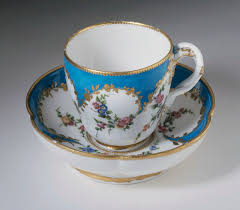
#> input picture dataset/cup.jpg, 240 x 210 px, found by its file name
$ jupyter execute pixel_processing.ipynb
#> lines starting #> are read from the running program, lines starting #| are printed output that depends on the picture; after the words box and inside, x2 and y2 are one past the last pixel; in counts of white or black regions, pixels touching at a corner belong together
## Point Processing of Image

[cell 1]
import cv2
import numpy as np
import matplotlib.pyplot as plt

img = cv2.imread(r'C:\Users\Debasish Das\Desktop\Computer-Vision-Resources\dataset\cup.jpg', cv2.IMREAD_GRAYSCALE)
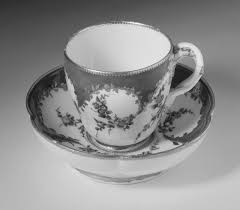
#> img: shape (210, 240); min 12, max 251, mean 144.1
# Check image
if img is None:
    print("Image not found!")
    exit()

[cell 2]
# See the image in the matrix values
print(img)
#> (printed output is left out)

[cell 3]
img.shape
#> Out = (210, 240)

[cell 4]
# Image shape
# length
width=len(img)
#> width = 210
hight=len(img[0])
#> hight = 240
print("Width",width)
#| Width 210
print("hight",hight)
#| hight 240

[cell 5]
import cv2
import numpy as np
import matplotlib.pyplot as plt


# -------------------------------
# 1. Image Negative
# -------------------------------
negative = 255 - img
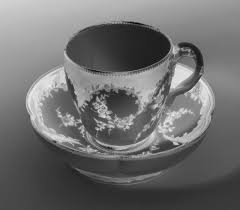
#> negative: shape (210, 240); min 4, max 243, mean 110.9

# -------------------------------
# 2. Brightness Increase
# -------------------------------
brightness = np.clip(img + 50, 0, 255).astype(np.uint8)
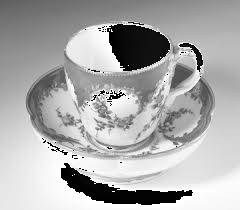
#> brightness: shape (210, 240); min 0, max 255, mean 171.5

# -------------------------------
# 3. Brightness Decrease
# -------------------------------
dark = np.clip(img - 50, 0, 255).astype(np.uint8)
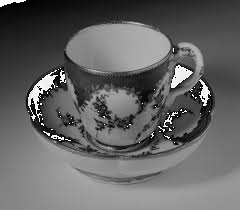
#> dark: shape (210, 240); min 0, max 255, mean 100.1

# -------------------------------
# 4. Thresholding
# -------------------------------
threshold = np.where(img > 128, 255, 0).astype(np.uint8)
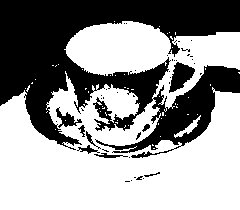
#> threshold: shape (210, 240); 59.4% white; 44 black regions (35 under 20 px), largest, box (x1, y1, x2, y2) and area: (0, 0, 240, 158) 19404, (169, 62, 195, 93) 444, (56, 107, 82, 128) 202

# -------------------------------
# 5. Contrast Stretching
# -------------------------------
contrast = cv2.normalize(
    img,
    None,
    alpha=0,
    beta=255,
    norm_type=cv2.NORM_MINMAX
)

# -------------------------------
# Display Results
# -------------------------------
plt.figure(figsize=(12, 8))

plt.subplot(2, 3, 1)
plt.imshow(img, cmap="gray")
plt.title("Original")
plt.axis("off")

plt.subplot(2, 3, 2)
plt.imshow(negative, cmap="gray")
plt.title("Negative")
plt.axis("off")

plt.subplot(2, 3, 3)
plt.imshow(brightness, cmap="gray")
plt.title("Brightness +50")
plt.axis("off")

plt.subplot(2, 3, 4)
plt.imshow(dark, cmap="gray")
plt.title("Brightness -50")
plt.axis("off")

plt.subplot(2, 3, 5)
plt.imshow(threshold, cmap="gray")
plt.title("Threshold")
plt.axis("off")

plt.subplot(2, 3, 6)
plt.imshow(contrast, cmap="gray")
plt.title("Contrast Stretching")
plt.axis("off")

plt.tight_layout()
plt.show()
